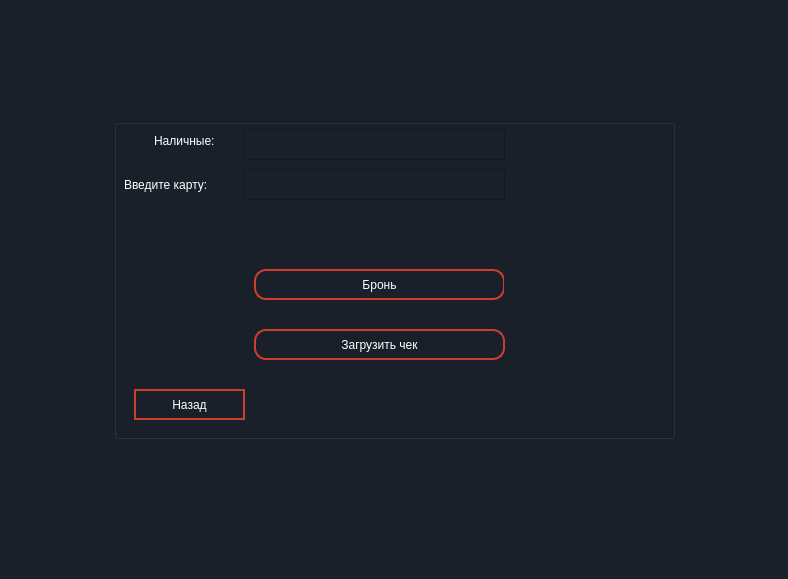
<?xml version="1.0" encoding="UTF-8"?>
<ui version="4.0">
 <class>MainWindow</class>
 <widget class="QMainWindow" name="MainWindow">
  <property name="geometry">
   <rect>
    <x>0</x>
    <y>0</y>
    <width>788</width>
    <height>579</height>
   </rect>
  </property>
  <property name="windowTitle">
   <string>MainWindow</string>
  </property>
  <property name="styleSheet">
   <string notr="true">background-color: #1a202a;
</string>
  </property>
  <widget class="QWidget" name="centralwidget">
   <layout class="QGridLayout" name="gridLayout_2">
    <item row="0" column="1">
     <spacer name="verticalSpacer">
      <property name="orientation">
       <enum>Qt::Vertical</enum>
      </property>
      <property name="sizeHint" stdset="0">
       <size>
        <width>20</width>
        <height>40</height>
       </size>
      </property>
     </spacer>
    </item>
    <item row="1" column="0">
     <spacer name="horizontalSpacer_2">
      <property name="orientation">
       <enum>Qt::Horizontal</enum>
      </property>
      <property name="sizeHint" stdset="0">
       <size>
        <width>40</width>
        <height>20</height>
       </size>
      </property>
     </spacer>
    </item>
    <item row="1" column="2">
     <spacer name="horizontalSpacer">
      <property name="orientation">
       <enum>Qt::Horizontal</enum>
      </property>
      <property name="sizeHint" stdset="0">
       <size>
        <width>40</width>
        <height>20</height>
       </size>
      </property>
     </spacer>
    </item>
    <item row="1" column="1">
     <layout class="QGridLayout" name="gridLayout">
      <item row="0" column="0">
       <widget class="QGroupBox" name="groupBox">
        <property name="minimumSize">
         <size>
          <width>561</width>
          <height>320</height>
         </size>
        </property>
        <property name="styleSheet">
         <string notr="true"/>
        </property>
        <property name="title">
         <string/>
        </property>
        <widget class="QLabel" name="label">
         <property name="geometry">
          <rect>
           <x>10</x>
           <y>50</y>
           <width>121</width>
           <height>31</height>
          </rect>
         </property>
         <property name="minimumSize">
          <size>
           <width>90</width>
           <height>21</height>
          </size>
         </property>
         <property name="styleSheet">
          <string notr="true">bachground-color: #22222e;
font: 75 12pt &quot;MS Shell Dlg 2&quot;;
color: white;</string>
         </property>
         <property name="text">
          <string>Введите карту:</string>
         </property>
        </widget>
        <widget class="QLabel" name="label_2">
         <property name="geometry">
          <rect>
           <x>40</x>
           <y>10</y>
           <width>90</width>
           <height>23</height>
          </rect>
         </property>
         <property name="minimumSize">
          <size>
           <width>90</width>
           <height>23</height>
          </size>
         </property>
         <property name="styleSheet">
          <string notr="true">bachground-color: #22222e;
font: 75 12pt &quot;MS Shell Dlg 2&quot;;
color: white;</string>
         </property>
         <property name="text">
          <string>Наличные:</string>
         </property>
        </widget>
        <widget class="QTextEdit" name="textEdit_33">
         <property name="geometry">
          <rect>
           <x>130</x>
           <y>10</y>
           <width>261</width>
           <height>31</height>
          </rect>
         </property>
         <property name="minimumSize">
          <size>
           <width>90</width>
           <height>22</height>
          </size>
         </property>
         <property name="styleSheet">
          <string notr="true">bachground-color: #22222e;
font: 75 12pt &quot;MS Shell Dlg 2&quot;;
color: white;</string>
         </property>
        </widget>
        <widget class="QLabel" name="label_3">
         <property name="geometry">
          <rect>
           <x>410</x>
           <y>10</y>
           <width>91</width>
           <height>38</height>
          </rect>
         </property>
         <property name="minimumSize">
          <size>
           <width>91</width>
           <height>38</height>
          </size>
         </property>
         <property name="styleSheet">
          <string notr="true">bachground-color: #22222e;
font: 75 12pt &quot;MS Shell Dlg 2&quot;;
border: 2px solid #1a202a;
color: white;</string>
         </property>
         <property name="text">
          <string/>
         </property>
        </widget>
        <widget class="QPushButton" name="pushButton_2">
         <property name="geometry">
          <rect>
           <x>140</x>
           <y>150</y>
           <width>251</width>
           <height>31</height>
          </rect>
         </property>
         <property name="styleSheet">
          <string notr="true">bachground-color: #22222e;
font: 75 12pt &quot;MS Shell Dlg 2&quot;;
border: 2px solid #cf3e2d;
border-radius: 12px;
color: white;</string>
         </property>
         <property name="text">
          <string>Бронь</string>
         </property>
        </widget>
        <widget class="QLabel" name="label_5">
         <property name="geometry">
          <rect>
           <x>390</x>
           <y>50</y>
           <width>161</width>
           <height>181</height>
          </rect>
         </property>
         <property name="styleSheet">
          <string notr="true">bachground-color: #22222e;
font: 75 10pt &quot;MS Shell Dlg 2&quot;;
border: 2px solid #1a202a;
color: white;</string>
         </property>
         <property name="text">
          <string/>
         </property>
        </widget>
        <widget class="QTextEdit" name="textEdit">
         <property name="geometry">
          <rect>
           <x>130</x>
           <y>50</y>
           <width>261</width>
           <height>31</height>
          </rect>
         </property>
         <property name="styleSheet">
          <string notr="true">bachground-color: #22222e;
font: 75 12pt &quot;MS Shell Dlg 2&quot;;
color: white;</string>
         </property>
        </widget>
        <widget class="QPushButton" name="pushButton_3">
         <property name="geometry">
          <rect>
           <x>140</x>
           <y>210</y>
           <width>251</width>
           <height>31</height>
          </rect>
         </property>
         <property name="styleSheet">
          <string notr="true">bachground-color: #22222e;
font: 75 12pt &quot;MS Shell Dlg 2&quot;;
border: 2px solid #cf3e2d;
border-radius: 12px;
color: white;</string>
         </property>
         <property name="text">
          <string>Загрузить чек</string>
         </property>
        </widget>
        <widget class="QLabel" name="label_4">
         <property name="geometry">
          <rect>
           <x>10</x>
           <y>90</y>
           <width>331</width>
           <height>41</height>
          </rect>
         </property>
         <property name="styleSheet">
          <string notr="true">bachground-color: #22222e;
font: 75 12pt &quot;MS Shell Dlg 2&quot;;
border-radius: 18px;
color: white;</string>
         </property>
         <property name="text">
          <string/>
         </property>
        </widget>
        <widget class="QLabel" name="label_6">
         <property name="geometry">
          <rect>
           <x>160</x>
           <y>270</y>
           <width>341</width>
           <height>31</height>
          </rect>
         </property>
         <property name="styleSheet">
          <string notr="true">bachground-color: #22222e;
font: 75 12pt &quot;MS Shell Dlg 2&quot;;
color: white;</string>
         </property>
         <property name="text">
          <string/>
         </property>
        </widget>
        <widget class="QPushButton" name="pushButton">
         <property name="geometry">
          <rect>
           <x>20</x>
           <y>270</y>
           <width>111</width>
           <height>31</height>
          </rect>
         </property>
         <property name="maximumSize">
          <size>
           <width>111</width>
           <height>31</height>
          </size>
         </property>
         <property name="styleSheet">
          <string notr="true">bachground-color: #22222e;
font: 75 12pt &quot;MS Shell Dlg 2&quot;;
border: 2px solid #cf3e2d;
border-radius: 18px;
color: white;</string>
         </property>
         <property name="text">
          <string>Назад</string>
         </property>
        </widget>
       </widget>
      </item>
     </layout>
    </item>
    <item row="2" column="1">
     <spacer name="verticalSpacer_2">
      <property name="orientation">
       <enum>Qt::Vertical</enum>
      </property>
      <property name="sizeHint" stdset="0">
       <size>
        <width>20</width>
        <height>40</height>
       </size>
      </property>
     </spacer>
    </item>
   </layout>
  </widget>
  <widget class="QMenuBar" name="menubar">
   <property name="geometry">
    <rect>
     <x>0</x>
     <y>0</y>
     <width>788</width>
     <height>21</height>
    </rect>
   </property>
  </widget>
  <widget class="QStatusBar" name="statusbar"/>
 </widget>
 <resources/>
 <connections/>
</ui>
